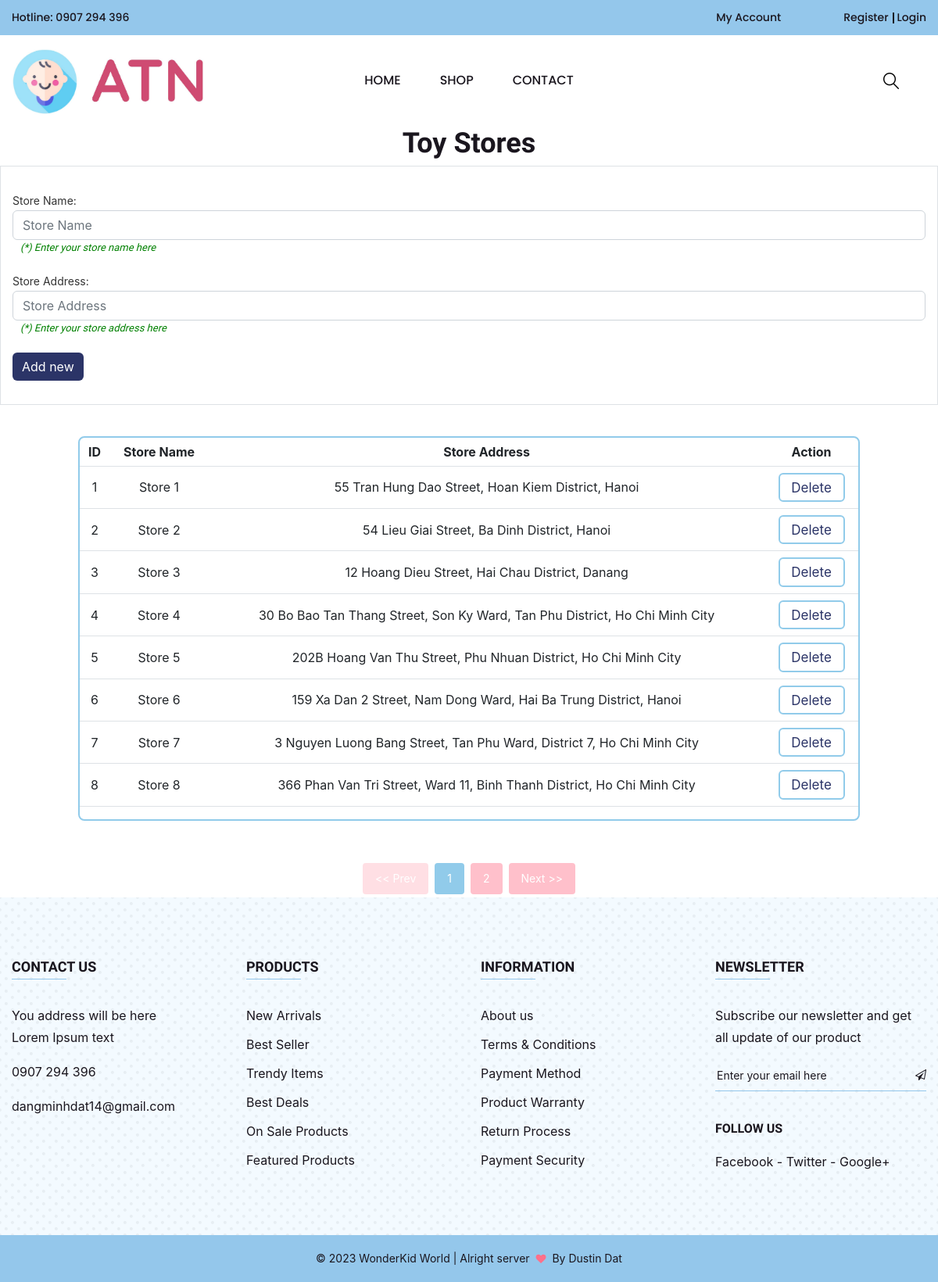
/manage_store.php, run on the app's committed database.
### tables this page shows
CREATE TABLE `store` (
  `st_id` int(11) NOT NULL,
  `st_name` varchar(255) NOT NULL,
  `st_address` varchar(1000) NOT NULL
);

### manage_store.php (the view, shortened to what this page needs)
<?php
    include_once 'header.php';
?>
<link rel="stylesheet" href="./assets/css/manage_store.css">
<div class="body">
        <h1 style="text-align: center; font-weight: bold">Toy Stores</h1>
            <div id="main" class="container border">
                <form id="form1" name="form1" method="POST" action="" class="form-horizontal" role="form">
                    <div class="form-group pb-3 pt-3">
                    </div>
                    <div class="form-group pb-3">
                            <label for="txtTen" class="col-sm-2 control-label">Store Name:  </label>
                            <div class="col-sm-12">
                                <input required type="text" name="txtName" id="txtName" class="form-control" placeholder="Store Name" value='<?php echo isset($stName)?($stName):"";?>'>
                            </div>
                            <h6 style="font-style: italic; color: green; padding: 3px 0 0 10px; font-size: 13px">(*) Enter your store name here</h6>
                    </div>
                    <div class="form-group pb-3">
                            <label for="txtTen" class="col-sm-2 control-label">Store Address:  </label>
                            <div class="col-sm-12">
                                <input required type="text" name="txtAddress" id="txtAddress" class="form-control" placeholder="Store Address" value='<?php echo isset($stAddress)?($stAddress):"";?>'>
                            </div>
                            <h6 style="font-style: italic; color: green; padding: 3px 0 0 10px; font-size: 13px">(*) Enter your store address here</h6>
                    </div>
                    <div class="form-group pb-3">
                        <div class="col-sm-offset-2 col-sm-10">
                            <input style="background-color: #2B3467; border: none" type="submit" class="btn btn-primary" name="<?php echo isset($_GET["st_id"]) ? "btnEdit" : "btnAdd"; ?>" id="btnAction" value="<?php echo isset($_GET["st_id"]) ? "Update" : "Add new"; ?>" />
                        </div>
                    </div>
                </form>
            </div>
    </div>
    <div class="table-responsive" id="tables">
            <table class="table table-hover" id="myTable">
                <thead>
                        <tr>
                            <th scope="col">ID</th>
                            <th scope="col">Store Name</th>
                            <th scope="col">Store Address</th>
                            <th scope="col">Action</th>
                        </tr>
                </thead>
                <tbody>
                    <?php
                        $conn = new Connect();
                        $db_link = $conn->connectToMySQL();
                        $sql = "SELECT * FROM `store` ORDER BY `st_id` ASC";
                        $re = $db_link->query($sql);
                        while($row = $re->fetch_assoc()):
                    ?>
                    <tr>
                        <td><?=$row['st_id']?></td>
                        <td><?=$row['st_name']?></td>
                        <td><?=$row['st_address']?></td>
                        <td>
                        <a>
                            <div class="button" onclick="removeStore('<?=$row['st_id']?>')">Delete</div>
                        </a>
                        </td>
                    </tr>
                    <?php
                        endwhile;
                    ?>
                </tbody>
            </table>
        </div>
<?php
    include_once 'footer.php';
?>

### assets/css/manage_store.css (style rules this page uses)
:root { --Orange_yellow: #FFC93C; --blue_light: #03e9f4; --blue_heavy: #2C74B3; --blue_neon: #5e98a2; --white: #ffffff; --black: #000000; --green_heavy_gradient:#227c7064; --green_light: #439a97d0; --Orange: #FF7000; --navy: #2B3467; }
* { box-sizing: border-box; }
.table-responsive { margin: 40px 100px 50px 100px; border: 2px solid rgb(145, 203, 234); border-radius: 8px; }
.table { text-align: center; }
.button { font-family: inherit; display: inline-block; width: 5em; height: 2.2em; line-height: 2em; overflow: hidden; font-size: 17px; z-index: 1; color: var(--navy); border: 2px solid rgb(145, 203, 234); border-radius: 6px; position: relative; cursor: pointer !important; }
.button::before { position: absolute; content: ""; background: rgb(145, 203, 234); width: 150px; height: 200px; z-index: -1; border-radius: 50%; }
.button:before { top: 100%; left: 100%; transition: .3s all; }
td, th { text-align: center; justify-content: center; padding: auto; vertical-align: middle !important; }

### data on the page
store: st_id "1", st_name "Store 1", st_address "55 Tran Hung Dao Street, Hoan Kiem District, Hanoi"
store: st_id "2", st_name "Store 2", st_address "54 Lieu Giai Street, Ba Dinh District, Hanoi"
store: st_id "3", st_name "Store 3", st_address "12 Hoang Dieu Street, Hai Chau District, Danang"
store: st_id "4", st_name "Store 4", st_address "30 Bo Bao Tan Thang Street, Son Ky Ward, Tan Phu District, Ho Chi Minh City"
store: st_id "5", st_name "Store 5", st_address "202B Hoang Van Thu Street, Phu Nhuan District, Ho Chi Minh City"
store: st_id "6", st_name "Store 6", st_address "159 Xa Dan 2 Street, Nam Dong Ward, Hai Ba Trung District, Hanoi"
store: st_id "7", st_name "Store 7", st_address "3 Nguyen Luong Bang Street, Tan Phu Ward, District 7, Ho Chi Minh City"
store: st_id "8", st_name "Store 8", st_address "366 Phan Van Tri Street, Ward 11, Binh Thanh District, Ho Chi Minh City"
